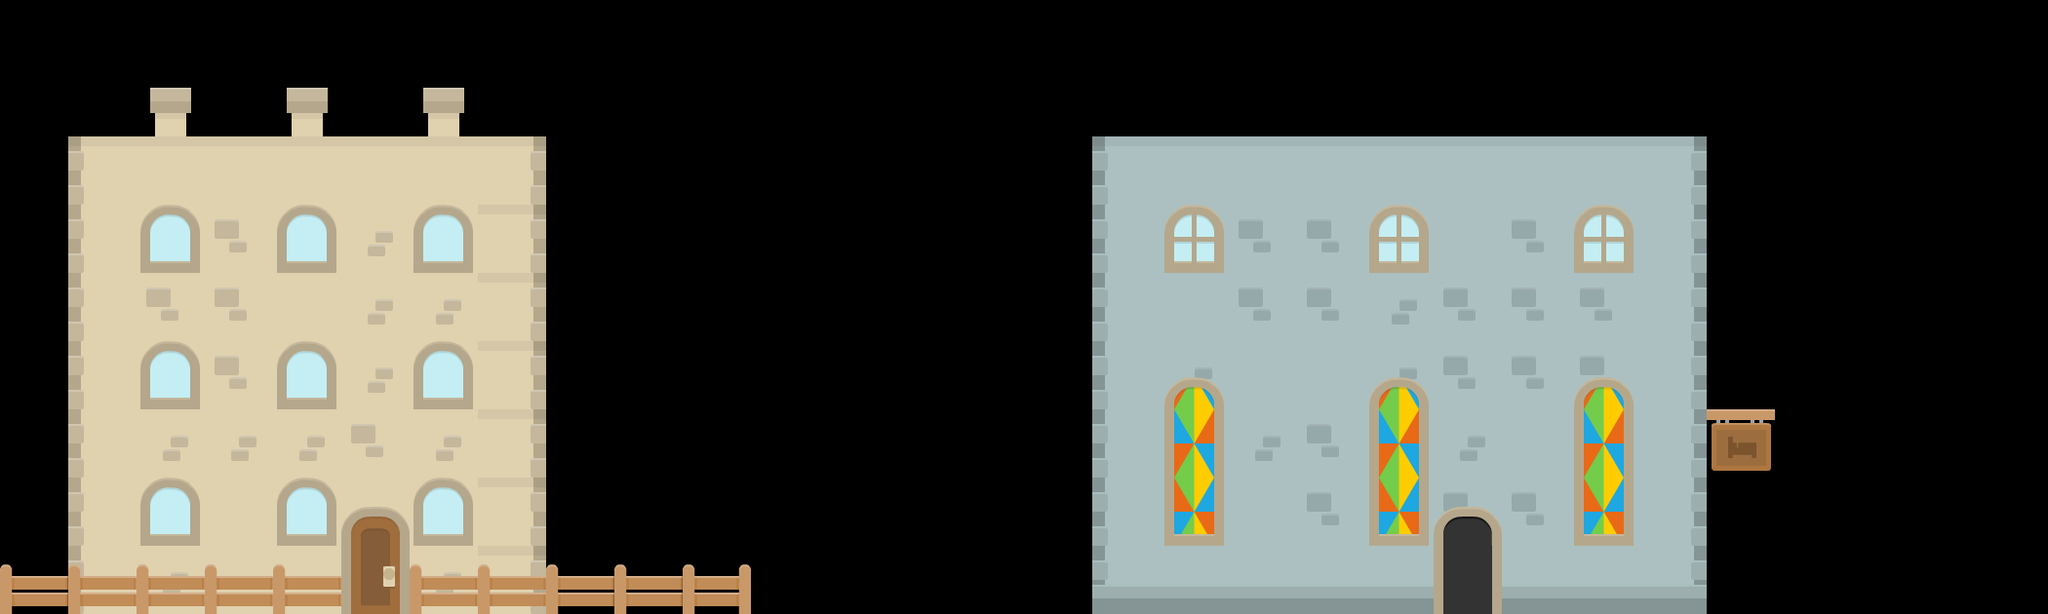

This is a level from a 2D game, rendered from its Tiled map with the project's own tilesets. A one-line summary and the map file follow, with tile-layer data summarised:
An orthogonal 30x9 tile map with 70x70 px tiles, 3 tile layers (Tile Layer 2, Tile Layer 1, Tile Layer 3), 2 tilesets.

<map version="1.0" orientation="orthogonal" width="30" height="9" tilewidth="70" tileheight="70">
 <tileset firstgid="1" name="tiles_spritesheet" tilewidth="70" tileheight="70" spacing="2" margin="2">
  <image source="images/tiles_spritesheet.png" width="914" height="936" />
 </tileset>
 <tileset firstgid="157" name="sheet" tilewidth="70" tileheight="70">
  <image source="images/sheet.png" width="980" height="490" />
 </tileset>
 <layer name="Tile Layer 2" width="30" height="9">
  <data>[270 cells, 49 non-empty, 7 distinct tile ids]</data>
 </layer>
 <layer name="Tile Layer 1" width="30" height="9">
  <data>[270 cells, 77 non-empty, 15 distinct tile ids]</data>
 </layer>
 <layer name="Tile Layer 3" width="30" height="9">
  <data>[270 cells, 26 non-empty, 10 distinct tile ids]</data>
 </layer>
</map>
